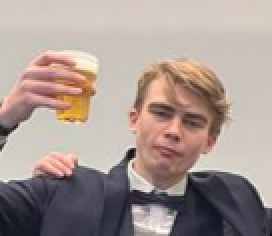
#> input picture PI-test/Schermafbeelding 2023-11-08 222452.png, 136 x 118 px (shown 2 times larger)
$ python test.py
#> lines starting #> are read from the running program, lines starting #| are printed output that depends on the picture
'''
The magic line:
ser = serial.Serial('/dev/ttyACM0', 9600)
'''
import serial
import time
import cv2
# Load an image from file
image_path = 'Schermafbeelding 2023-11-08 222452.png'  # Replace with the actual path to your image file
image = cv2.imread(image_path)
#> image is the input picture: shape (118, 136, 3); mean B, G, R 146, 151.8, 167

if image is None:
    print("Error: Could not load image.")
else:
    print("Image loaded successfully.")

    # Convert the image to grayscale
    gray_image = cv2.cvtColor(image, cv2.COLOR_BGR2GRAY)
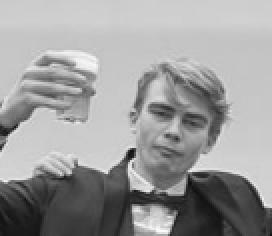
#> gray_image: shape (118, 136) (shown 2 times larger); min 15, max 252, mean 155.7
    print("Image converted to grayscale.")

    # Display the original image
    cv2.imshow('Original Image', image)
    cv2.waitKey(0)

    # Display the grayscale image
    cv2.imshow('Grayscale Image', gray_image)
    cv2.waitKey(0)

    # Close all OpenCV windows
    cv2.destroyAllWindows()

try:
    ser = serial.Serial('/dev/ttyACM0', 9600)  # Update with correct device name and baud rate
    time.sleep(2)  # Wait for the connection to establish

    if ser.is_open:
        print("Serial port is open")
        ser.write(b'Hello Arduino!\n')
        response = ser.readline()
        print(f"Response from Arduino: {response.decode('utf-8')}")
    else:
        print("Failed to open serial port")

except serial.SerialException as e:
    print(f"Serial error: {e}")

finally:
    if ser.is_open:
        ser.close()
        print("Serial port closed")
